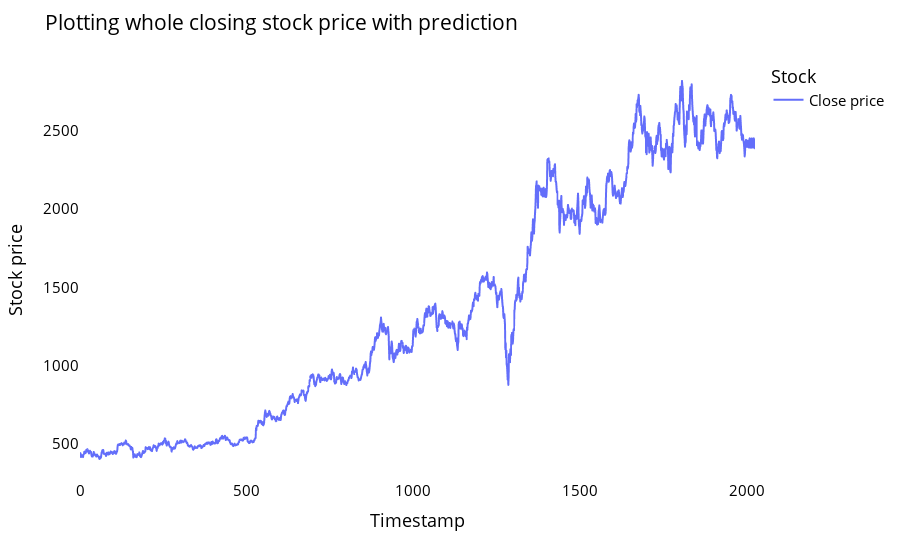

The notebook cell this image was saved under:
### Markdown cell above
### Plotting whole closing stock price with prediction

### Code cell
rfdf=closedf.tolist()
rfdf.extend((np.array(lst_output).reshape(-1,1)).tolist())
rfdf=scaler.inverse_transform(rfdf).reshape(1,-1).tolist()[0]

names = cycle(['Close price'])

fig = px.line(rfdf,labels={'value': 'Stock price','index': 'Timestamp'})
fig.update_layout(title_text='Plotting whole closing stock price with prediction',
                  plot_bgcolor='white', font_size=15, font_color='black',legend_title_text='Stock')
fig.for_each_trace(lambda t:  t.update(name = next(names)))

fig.update_xaxes(showgrid=False)
fig.update_yaxes(showgrid=False)
fig.show()

### Figure 1 — Plotly figure (JSON) as saved in the notebook; plotly's stock layout.template omitted (floating-point values rounded to 4 significant figures; data arrays with more than 128 entries replaced by an {"elided": "..."} marker saying what was removed)
{"data": [{"hovertemplate": "variable=0<br>Timestamp=%{x}<br>Stock price=%{y}<extra></extra>", "legendgroup": "0", "line": {"color": "#636efa", "dash": "solid"}, "marker": {"symbol": "circle"}, "mode": "lines", "name": "Close price", "showlegend": true, "type": "scattergl", "x": {"elided": "2026 int values"}, "xaxis": "x", "y": {"elided": "2026 float values"}, "yaxis": "y"}], "layout": {"font": {"color": "black", "size": 15}, "legend": {"title": {"text": "Stock"}, "tracegroupgap": 0}, "margin": {"t": 60}, "plot_bgcolor": "white", "title": {"text": "Plotting whole closing stock price with prediction"}, "xaxis": {"anchor": "y", "domain": [0, 1], "showgrid": false, "title": {"text": "Timestamp"}}, "yaxis": {"anchor": "x", "domain": [0, 1], "showgrid": false, "title": {"text": "Stock price"}}}}
